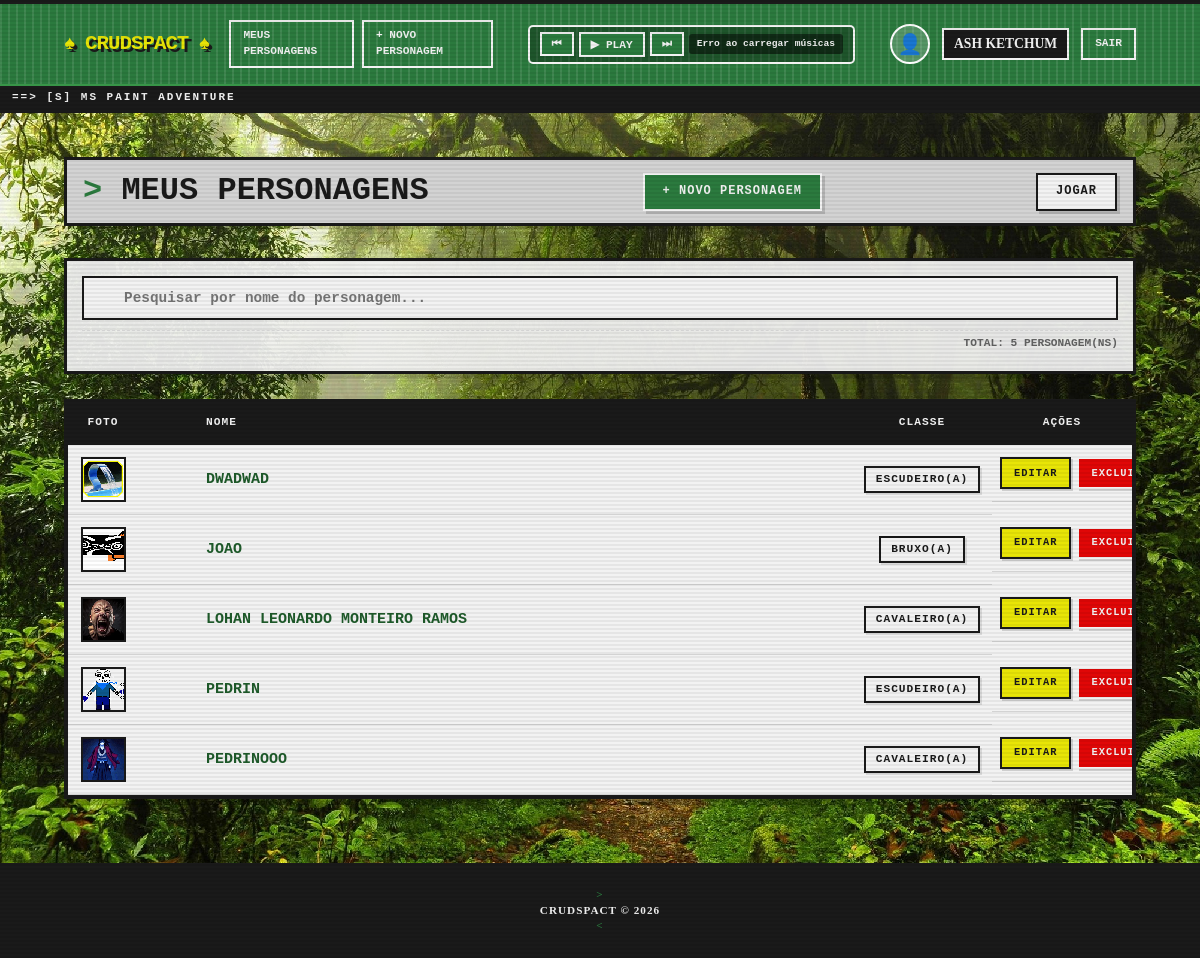
The app's page /pages/index.php (signed in) with its own data.
### tables this page shows
CREATE TABLE `personagem` (
  `id` int(11) NOT NULL,
  `nome` varchar(100) NOT NULL,
  `classe` varchar(50) NOT NULL,
  `usuario_id` int(11) NOT NULL,
  `imagem` varchar(500) DEFAULT NULL
);

### config/database.php (called while the page is built, shortened)
<?php
function getConexao(): PDO {
    $dsn = "mysql:host=" . DB_HOST . ";dbname=" . DB_NAME . ";charset=" . DB_CHARSET;
    $opcoes = [
        PDO::ATTR_ERRMODE            => PDO::ERRMODE_EXCEPTION,
        PDO::ATTR_DEFAULT_FETCH_MODE => PDO::FETCH_ASSOC,
        PDO::ATTR_EMULATE_PREPARES   => false,
    ];
    return new PDO($dsn, DB_USER, DB_PASS, $opcoes);
}

### repository/UsuarioRepository.php (called while the page is built, shortened)
<?php
require_once __DIR__ . '/../config/database.php';
require_once __DIR__ . '/../entity/Usuario.php';
class UsuarioRepository {
    private PDO $pdo;
    public function __construct() {
        $this->pdo = getConexao();
    }
    public function buscarPorId(int $id): ?Usuario {
        $stmt = $this->pdo->prepare('SELECT * FROM usuario WHERE id = :id LIMIT 1');
        $stmt->execute([':id' => $id]);
        $dados = $stmt->fetch();
        if ($dados) {
            return new Usuario($dados);
        }
        return null;
    }
}

### entity/Usuario.php (called while the page is built, shortened)
<?php
class Usuario {
    private ?string $fotoPerfil;
    public function __construct(array $dados) {
        $this->fotoPerfil = $dados['foto_perfil'] ?? null;
    }
    public function getFotoPerfil(): ?string { return $this->fotoPerfil; }
}

### repository/PersonagemRepository.php (called while the page is built, shortened)
<?php
require_once __DIR__ . '/../config/database.php';
require_once __DIR__ . '/../entity/Personagem.php';
class PersonagemRepository {
    private PDO $pdo;
    public function __construct() {
        $this->pdo = getConexao();
    }
    public function listarPorUsuario(int $usuarioId): array {
        $stmt = $this->pdo->prepare(
            'SELECT * FROM personagem
             WHERE usuario_id = :uid
             ORDER BY nome ASC'
        );
        $stmt->execute([
            ':uid' => $usuarioId
        ]);
        $lista = [];
        foreach ($stmt->fetchAll() as $dados) {
            $lista[] = new Personagem($dados);
        }
        return $lista;
    }
}

### entity/Personagem.php (called while the page is built, shortened)
<?php
class Personagem {
    private int $id;
    private string $nome;
    private string $classe;
    private ?string $caminhoImagem;
    public function __construct(array $dados) {
        $this->id = (int) ($dados['id'] ?? 0);
        $this->nome = $dados['nome'] ?? '';
        $this->classe = $dados['classe'] ?? '';
        $this->caminhoImagem = $dados['imagem'] ?? $dados['caminho_imagem'] ?? null;
    }
    public function getId(): int {
        return $this->id;
    }
    public function getNome(): string {
        return $this->nome;
    }
    public function getClasse(): string {
        return $this->classe;
    }
    public function getCaminhoImagem(): ?string {
        return $this->caminhoImagem;
    }
}

### pages/index.php (the view, shortened to what this page needs)
<?php
require_once __DIR__ . '/../repository/PersonagemRepository.php';
$repo = new PersonagemRepository();
$personagens = $repo->listarPorUsuario($_SESSION['usuario_id']);
require_once __DIR__ . '/../includes/header.php';
?>
<div class="page-header">
  <h2>Meus Personagens</h2>
  <a href="personagem_create.php" class="btn btn-primary">+ Novo personagem</a>
   <?php if (!empty($personagens)): ?>
    <a href="partida_create.php" class="btn btn-success">
      JOGAR
    </a>
  <?php endif; ?>
</div>
<div class="search-bar-container">
  <div class="search-wrapper">
    <input
      type="text"
      id="searchInput"
      placeholder="Pesquisar por nome do personagem..."
      autocomplete="off"
    >
  </div>
  <div id="searchResultCount" class="search-result-count"></div>
</div>
<?php if (empty($personagens)): ?>
  <div class="empty-state">
    <p>Você ainda não cadastrou nenhum personagem.</p>
    <a href="personagem_create.php" class="btn btn-primary">Cadastrar agora</a>
  </div>
<?php else: ?>
  <div class="table-wrapper">
    <table class="data-table" id="personagemTable">
      <thead>
        <tr>
          <th>Foto</th>
          <th></th>
          <th>Nome</th>
          <th>Classe</th>
          <th>Ações</th>
        </tr>
      </thead>
      <tbody id="tableBody">
        <?php foreach ($personagens as $personagem): ?>
          <tr data-nome="<?= strtolower(htmlspecialchars($personagem->getNome())) ?>">
            <td style="text-align: center; vertical-align: middle;">
              <?php if ($personagem->getCaminhoImagem() && file_exists(__DIR__ . '/../' . $personagem->getCaminhoImagem())): ?>
                <img src="/tcc_Lp3/<?= $personagem->getCaminhoImagem() ?>"
                     alt="<?= htmlspecialchars($personagem->getNome()) ?>"
                     class="personagem-avatar"
                     style="width: 45px; height: 45px; object-fit: cover; border: 2px solid #1a1a1a;">
              <?php else: ?>
                <div class="personagem-avatar-placeholder" style="width: 45px; height: 45px; background: #d3d3d3; border: 2px solid #1a1a1a; display: inline-flex; align-items: center; justify-content: center;">
                </div>
              <?php endif; ?>
            </td>
            <td><?= '' ?></td>
            <td><strong><?= htmlspecialchars($personagem->getNome()) ?></strong></td>
            <td><span class="badge"><?= htmlspecialchars($personagem->getClasse()) ?></span></td>
            <td class="acoes">
              <a href="personagem_edit.php?id=<?= $personagem->getId() ?>" class="btn btn-sm btn-editar">Editar</a>
              <a href="personagem_delete.php?id=<?= $personagem->getId() ?>" class="btn btn-sm btn-excluir">Excluir</a>
            </td>
          </tr>
        <?php endforeach; ?>
      </tbody>
    </table>
  </div>
<?php endif; ?>
<?php require_once __DIR__ . '/../includes/footer.php'; ?>

### includes/header.php (shortened to what this page needs)
<!DOCTYPE html>
<html lang="pt-BR">
<head>
  <link rel="stylesheet" href="../assets/style.css" />
</head>
<body>
<header class="site-header">
  <div class="header-inner">
    <a href="../pages/index.php" class="logo">CRUDspact</a>
    <nav class="nav">
      <a href="../pages/index.php">Meus Personagens</a>
      <a href="../pages/personagem_create.php">+ Novo personagem</a>
    </nav>
    <div class="audio-player">
      <div class="player-controls">
        <button id="prevBtn" class="player-btn">⏮</button>
        <button id="playPauseBtn" class="player-btn">▶ PLAY</button>
        <button id="nextBtn" class="player-btn">⏭</button>
        <span id="audioStatus" class="audio-status">🔇 Carregando playlist...</span>
      </div>
    </div>
    <div class="header-user">
      <?php
        $nomeUser = $_SESSION['usuario_nome'] ?? 'Usuário';
        $fotoPerfil = '';
        if (isset($_SESSION['usuario_id'])) {
            require_once __DIR__ . '/../repository/UsuarioRepository.php';
            $repoUser = new UsuarioRepository();
            $user = $repoUser->buscarPorId($_SESSION['usuario_id']);
            if ($user && $user->getFotoPerfil()) {
                $fotoPerfil = '/Trab_Lp3/' . $user->getFotoPerfil();
              }
          }
        ?>
        <a href="usuario_perfil.php" class="foto-perfil-link">
          <?php if ($fotoPerfil && file_exists(__DIR__ . '/..' . str_replace('/Trab_Lp3', '', $fotoPerfil))): ?>
            <img src="<?= $fotoPerfil ?>" alt="Perfil" class="foto-perfil-mini">
          <?php else: ?>
            <div class="foto-perfil-placeholder">👤</div>
          <?php endif; ?>
        </a>
        <span class="user-name">
          <?= htmlspecialchars($nomeUser) ?>
        </span>
        <a href="../pages/logout.php" class="btn-logout">Sair</a>
      </div>
    </div>
  </header>
  <main class="container">

### includes/footer.php
</main>
<footer class="site-footer">
  <div class="footer-inner">
    <p>CRUDspact &copy; <?= date('Y') ?></p>
  </div>
</footer>
</body>
</html>

### records on screen
personagem: imagem (picture), nome "DWADWAD", classe "ESCUDEIRO(A)"
personagem: imagem (picture), nome "JOAO", classe "BRUXO(A)"
personagem: imagem (picture), nome "LOHAN LEONARDO MONTEIRO RAMOS", classe "CAVALEIRO(A)"
personagem: imagem (picture), nome "PEDRIN", classe "ESCUDEIRO(A)"
personagem: imagem (picture), nome "PEDRINOOO", classe "CAVALEIRO(A)"

### other values on screen
$nomeUser "ASH KETCHUM"
